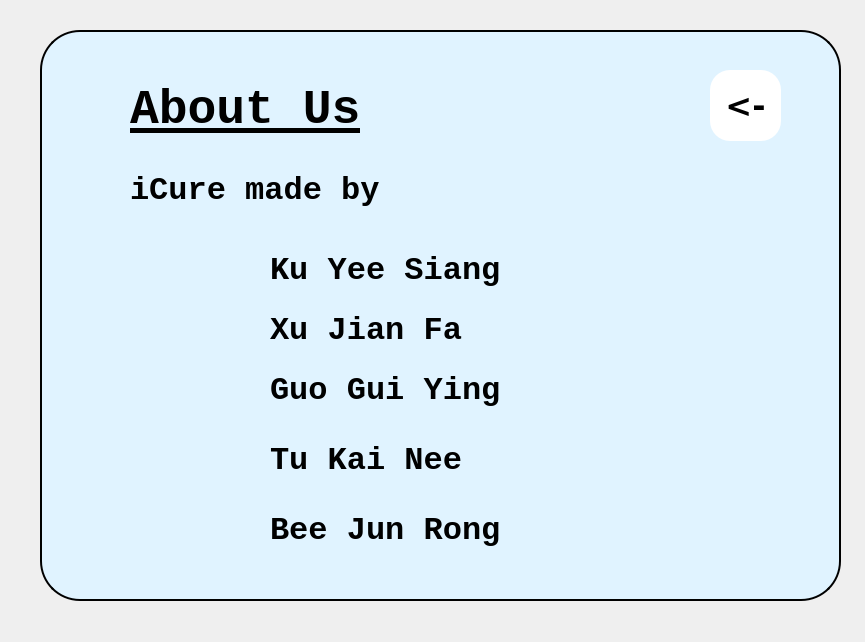
<?xml version="1.0" encoding="UTF-8"?>
<ui version="4.0">
 <class>hospital_profile</class>
 <widget class="QDialog" name="hospital_profile">
  <property name="geometry">
   <rect>
    <x>0</x>
    <y>0</y>
    <width>865</width>
    <height>642</height>
   </rect>
  </property>
  <property name="windowTitle">
   <string>Dialog</string>
  </property>
  <widget class="QGroupBox" name="groupBox">
   <property name="geometry">
    <rect>
     <x>40</x>
     <y>30</y>
     <width>801</width>
     <height>571</height>
    </rect>
   </property>
   <property name="styleSheet">
    <string notr="true">QGroupBox{
	background-color:#E0F3FF;
	border:2px solid black;
	border-radius:40px;
}</string>
   </property>
   <property name="title">
    <string/>
   </property>
   <widget class="QPushButton" name="backBtn">
    <property name="geometry">
     <rect>
      <x>670</x>
      <y>40</y>
      <width>71</width>
      <height>71</height>
     </rect>
    </property>
    <property name="font">
     <font>
      <family>DejaVu Sans</family>
      <pointsize>24</pointsize>
      <weight>75</weight>
      <bold>true</bold>
     </font>
    </property>
    <property name="styleSheet">
     <string notr="true">QPushButton
{
	border:none;
	background-color:white;
	border-radius:20px;
}
QPushButton:Hover
{
	fontsize:20;
	border:none;
	background-color:rgb(28, 130, 255);
	border-radius:20px;
	color:red;
}</string>
    </property>
    <property name="text">
     <string>&lt;-</string>
    </property>
   </widget>
   <widget class="QLabel" name="label">
    <property name="geometry">
     <rect>
      <x>90</x>
      <y>40</y>
      <width>311</width>
      <height>81</height>
     </rect>
    </property>
    <property name="font">
     <font>
      <family>Monospace</family>
      <pointsize>36</pointsize>
      <weight>75</weight>
      <bold>true</bold>
      <underline>true</underline>
     </font>
    </property>
    <property name="text">
     <string>About Us</string>
    </property>
   </widget>
   <widget class="QLabel" name="label_3">
    <property name="geometry">
     <rect>
      <x>230</x>
      <y>200</y>
      <width>361</width>
      <height>81</height>
     </rect>
    </property>
    <property name="font">
     <font>
      <family>Monospace</family>
      <pointsize>24</pointsize>
      <weight>75</weight>
      <bold>true</bold>
      <underline>false</underline>
     </font>
    </property>
    <property name="text">
     <string>Ku Yee Siang</string>
    </property>
   </widget>
   <widget class="QLabel" name="label_4">
    <property name="geometry">
     <rect>
      <x>90</x>
      <y>120</y>
      <width>361</width>
      <height>81</height>
     </rect>
    </property>
    <property name="font">
     <font>
      <family>Monospace</family>
      <pointsize>24</pointsize>
      <weight>75</weight>
      <bold>true</bold>
      <underline>false</underline>
     </font>
    </property>
    <property name="text">
     <string>iCure made by</string>
    </property>
   </widget>
   <widget class="QLabel" name="label_5">
    <property name="geometry">
     <rect>
      <x>230</x>
      <y>260</y>
      <width>361</width>
      <height>81</height>
     </rect>
    </property>
    <property name="font">
     <font>
      <family>Monospace</family>
      <pointsize>24</pointsize>
      <weight>75</weight>
      <bold>true</bold>
      <underline>false</underline>
     </font>
    </property>
    <property name="text">
     <string>Xu Jian Fa</string>
    </property>
   </widget>
   <widget class="QLabel" name="label_6">
    <property name="geometry">
     <rect>
      <x>230</x>
      <y>320</y>
      <width>361</width>
      <height>81</height>
     </rect>
    </property>
    <property name="font">
     <font>
      <family>Monospace</family>
      <pointsize>24</pointsize>
      <weight>75</weight>
      <bold>true</bold>
      <underline>false</underline>
     </font>
    </property>
    <property name="text">
     <string>Guo Gui Ying</string>
    </property>
   </widget>
   <widget class="QLabel" name="label_7">
    <property name="geometry">
     <rect>
      <x>230</x>
      <y>390</y>
      <width>361</width>
      <height>81</height>
     </rect>
    </property>
    <property name="font">
     <font>
      <family>Monospace</family>
      <pointsize>24</pointsize>
      <weight>75</weight>
      <bold>true</bold>
      <underline>false</underline>
     </font>
    </property>
    <property name="text">
     <string>Tu Kai Nee</string>
    </property>
   </widget>
   <widget class="QLabel" name="label_8">
    <property name="geometry">
     <rect>
      <x>230</x>
      <y>460</y>
      <width>361</width>
      <height>81</height>
     </rect>
    </property>
    <property name="font">
     <font>
      <family>Monospace</family>
      <pointsize>24</pointsize>
      <weight>75</weight>
      <bold>true</bold>
      <underline>false</underline>
     </font>
    </property>
    <property name="text">
     <string>Bee Jun Rong</string>
    </property>
   </widget>
  </widget>
 </widget>
 <resources/>
 <connections/>
</ui>
